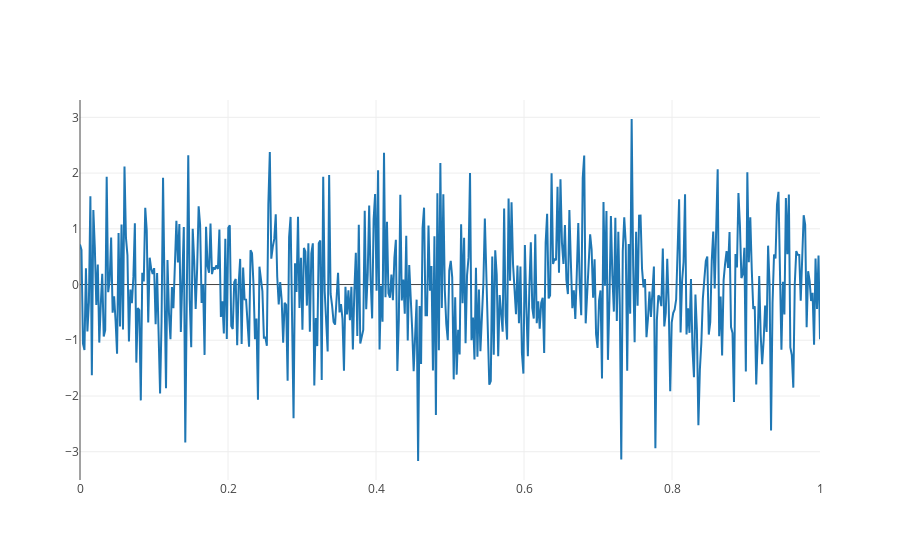

Here is the notebook cell this chart was saved with:
### Code cell
# example plot of time series

# Create random data with numpy
import numpy as np

N = 500
random_x = np.linspace(0, 1, N)
random_y = np.random.randn(N)

# Create a trace
trace = go.Scatter(
    x = random_x,
    y = random_y
)

data = [trace]

plotly.offline.iplot(data, filename='basic-line')

### Figure 1 — Plotly figure (JSON) as saved in the notebook; plotly's stock layout.template omitted (floating-point values rounded to 4 significant figures; data arrays with more than 128 entries replaced by an {"elided": "..."} marker saying what was removed)
{"data": [{"type": "scatter", "x": {"elided": "500 float values"}, "y": {"elided": "500 float values"}}], "layout": {}}
